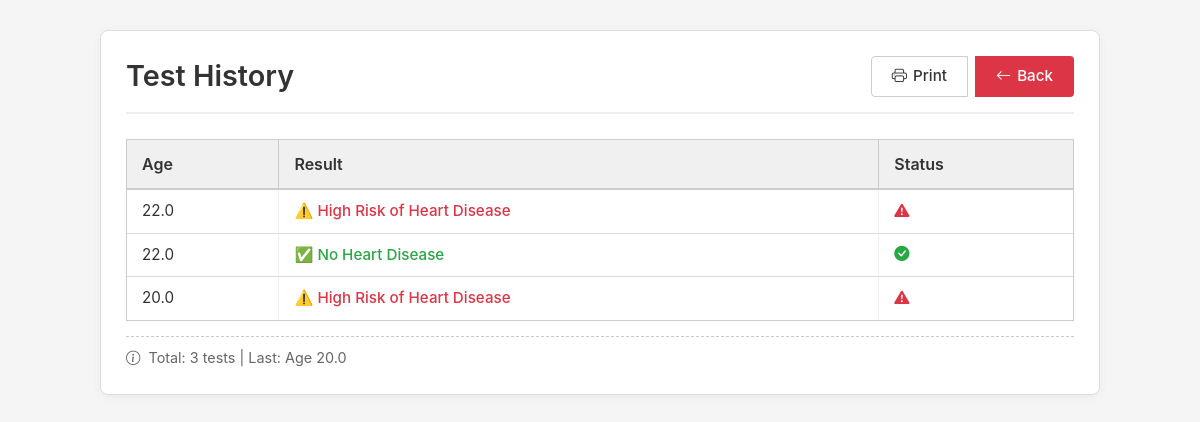
Page /history (signed in) on the earlier database version.
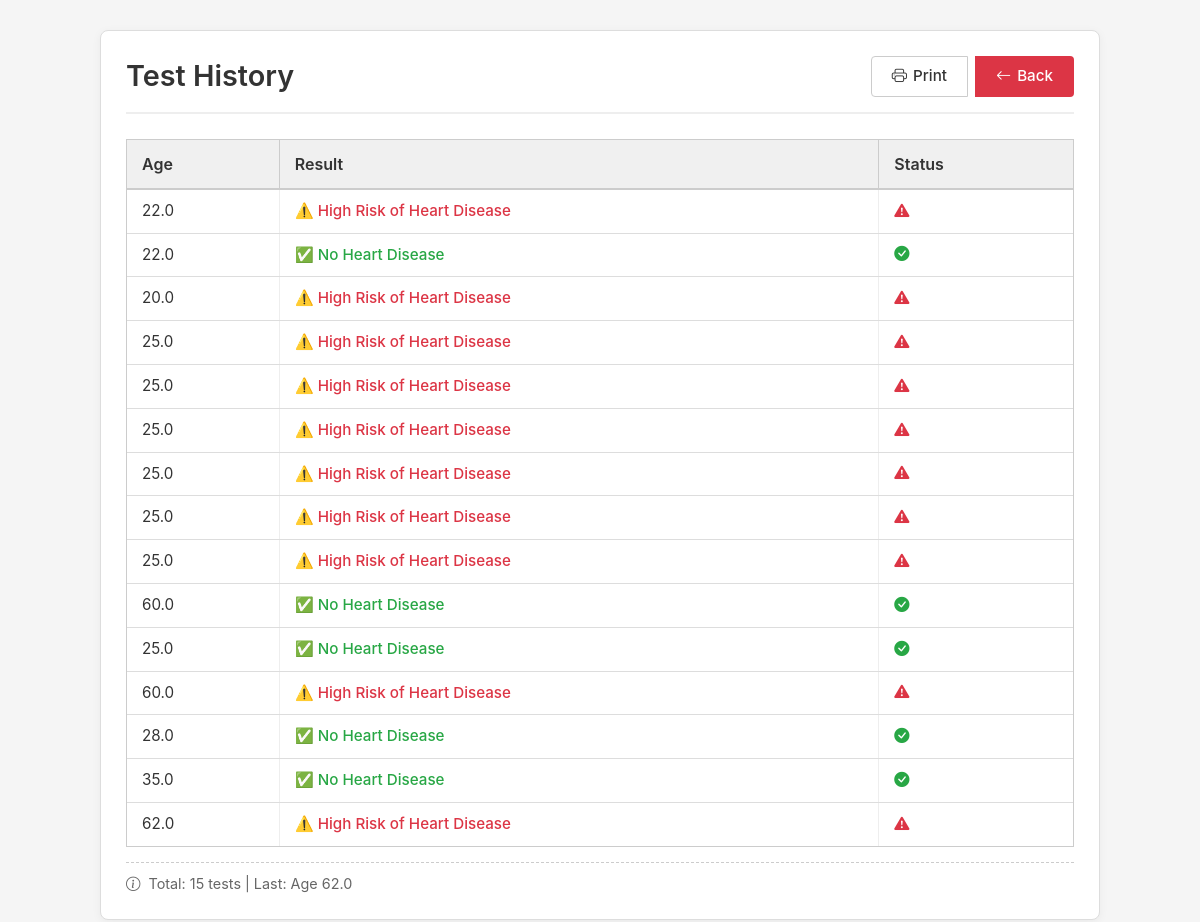
Same page on the later database version.
### tables this page shows
CREATE TABLE history (
        id INTEGER PRIMARY KEY AUTOINCREMENT,
        user_email TEXT,
        age REAL,
        result TEXT
    );

### app.py (the view)
@app.route("/history")
def history_page():
    if "user" in session:
        conn = get_db()
        cur = conn.cursor()
        cur.execute(
            "SELECT age, result FROM history WHERE user_email=?",
            (session["email"],)
        )
        history = cur.fetchall()
        conn.close()
        return render_template("history.html", history=history, user=session["user"])
    return redirect("/login")

### app.py (called while the page is built)
def get_db():
    return sqlite3.connect("database.db", timeout=10, check_same_thread=False)

### templates/history.html (shortened to what this page needs)
<!DOCTYPE html>
<html lang="en">
<head>
    <link href="https://cdn.jsdelivr.net/npm/bootstrap@5.3.0/dist/css/bootstrap.min.css" rel="stylesheet">
    <link rel="stylesheet" href="https://cdn.jsdelivr.net/npm/bootstrap-icons@1.11.0/font/bootstrap-icons.css">
</head>
<body>
    <div class="container-custom">
        <div class="history-card">
            <div class="header">
                <h2>Test History</h2>
                <div class="btn-group">
                    <button onclick="window.print()" class="btn btn-print">
                        <i class="bi bi-printer"></i> Print
                    </button>
                    <a href="/dashboard" class="btn btn-back">
                        <i class="bi bi-arrow-left"></i> Back
                    </a>
                </div>
            </div>
            {% if history %}
            <div class="table-wrapper">
                <table>
                    <thead>
                        <tr>
                            <th>Age</th>
                            <th>Result</th>
                            <th>Status</th>
                        </tr>
                    </thead>
                    <tbody>
                        {% for row in history %}
                        <tr>
                            <td>{{ row[0] }}</td>
                            <td class="{% if 'Risk' in row[1] %}risk{% else %}safe{% endif %}">
                                {{ row[1] }}
                            </td>
                            <td>
                                {% if 'Risk' in row[1] %}
                                <i class="bi bi-exclamation-triangle-fill risk"></i>
                                {% else %}
                                <i class="bi bi-check-circle-fill safe"></i>
                                {% endif %}
                            </td>
                        </tr>
                        {% endfor %}
                    </tbody>
                </table>
            </div>
            <div class="summary">
                <i class="bi bi-info-circle me-1"></i>
                Total: {{ history|length }} tests |
                Last: Age {{ history[-1][0] }}
            </div>
            {% endif %}
        </div>
    </div>
</body>
</html>

### templates/history.html (style rules this page uses)
* { margin: 0; padding: 0; box-sizing: border-box; }
body { background: #f5f5f5; font-family: -apple-system, BlinkMacSystemFont, 'Segoe UI', Roboto, sans-serif; min-height: 100vh; padding: 30px 20px; }
.container-custom { max-width: 1000px; margin: 0 auto; }
.history-card { background: white; border-radius: 8px; padding: 25px; box-shadow: 0 2px 10px rgba(0,0,0,0.05); border: 1px solid #ddd; }
.header { display: flex; justify-content: space-between; align-items: center; margin-bottom: 25px; padding-bottom: 15px; border-bottom: 2px solid #eee; flex-wrap: wrap; gap: 15px; }
.header h2 { font-size: 1.8rem; font-weight: 600; color: #333; margin: 0; }
.btn-group { display: flex; gap: 8px; }
.btn { padding: 8px 20px; border-radius: 4px; font-size: 0.95rem; font-weight: 500; text-decoration: none; display: inline-flex; align-items: center; gap: 6px; border: 1px solid transparent; cursor: pointer; }
.btn-print { background: white; color: #333; border: 1px solid #ccc; }
.btn-back { background: #dc3545; color: white; }
.table-wrapper { overflow-x: auto; border: 1px solid #ccc; background: white; margin-top: 15px; }
table { width: 100%; border-collapse: collapse; min-width: 500px; font-size: 0.95rem; }
th { background: #f0f0f0; color: #333; font-weight: 600; padding: 12px 15px; text-align: left; border-bottom: 2px solid #ccc; border-right: 1px solid #ccc; font-size: 1rem; }
th:last-child { border-right: none; }
td { padding: 10px 15px; border-bottom: 1px solid #ddd; border-right: 1px solid #eee; color: #333; }
td:last-child { border-right: none; }
tr:last-child td { border-bottom: none; }
.risk { color: #dc3545; font-weight: 500; }
.safe { color: #28a745; font-weight: 500; }
.summary { margin-top: 15px; padding-top: 10px; color: #666; font-size: 0.9rem; border-top: 1px dashed #ccc; }

Differences in the rows shown:
added history: age "25.0", result "⚠️ High Risk of Heart Disease"
added history: age "25.0", result "⚠️ High Risk of Heart Disease"
added history: age "25.0", result "⚠️ High Risk of Heart Disease"
added history: age "25.0", result "⚠️ High Risk of Heart Disease"
added history: age "25.0", result "⚠️ High Risk of Heart Disease"
added history: age "25.0", result "⚠️ High Risk of Heart Disease"
added history: age "60.0", result "✅ No Heart Disease"
added history: age "25.0", result "✅ No Heart Disease"
added history: age "60.0", result "⚠️ High Risk of Heart Disease"
added history: age "28.0", result "✅ No Heart Disease"
added history: age "35.0", result "✅ No Heart Disease"
added history: age "62.0", result "⚠️ High Risk of Heart Disease"
Other differences:
{{ history|length }}: "3" → "15"
{{ history[-1][0] }}: "20.0" → "62.0"
